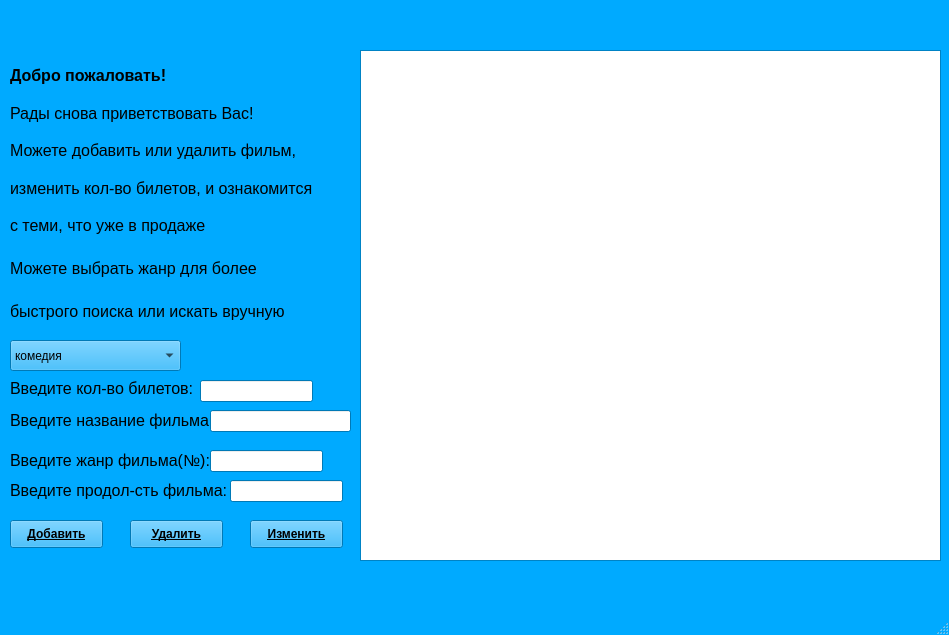
<?xml version="1.0" encoding="UTF-8"?>
<ui version="4.0">
 <class>MainWindow</class>
 <widget class="QMainWindow" name="MainWindow">
  <property name="geometry">
   <rect>
    <x>0</x>
    <y>0</y>
    <width>949</width>
    <height>635</height>
   </rect>
  </property>
  <property name="palette">
   <palette>
    <active>
     <colorrole role="WindowText">
      <brush brushstyle="SolidPattern">
       <color alpha="255">
        <red>0</red>
        <green>0</green>
        <blue>0</blue>
       </color>
      </brush>
     </colorrole>
     <colorrole role="Button">
      <brush brushstyle="SolidPattern">
       <color alpha="255">
        <red>0</red>
        <green>170</green>
        <blue>255</blue>
       </color>
      </brush>
     </colorrole>
     <colorrole role="Light">
      <brush brushstyle="SolidPattern">
       <color alpha="255">
        <red>127</red>
        <green>213</green>
        <blue>255</blue>
       </color>
      </brush>
     </colorrole>
     <colorrole role="Midlight">
      <brush brushstyle="SolidPattern">
       <color alpha="255">
        <red>63</red>
        <green>191</green>
        <blue>255</blue>
       </color>
      </brush>
     </colorrole>
     <colorrole role="Dark">
      <brush brushstyle="SolidPattern">
       <color alpha="255">
        <red>0</red>
        <green>85</green>
        <blue>127</blue>
       </color>
      </brush>
     </colorrole>
     <colorrole role="Mid">
      <brush brushstyle="SolidPattern">
       <color alpha="255">
        <red>0</red>
        <green>113</green>
        <blue>170</blue>
       </color>
      </brush>
     </colorrole>
     <colorrole role="Text">
      <brush brushstyle="SolidPattern">
       <color alpha="255">
        <red>0</red>
        <green>0</green>
        <blue>0</blue>
       </color>
      </brush>
     </colorrole>
     <colorrole role="BrightText">
      <brush brushstyle="SolidPattern">
       <color alpha="255">
        <red>255</red>
        <green>255</green>
        <blue>255</blue>
       </color>
      </brush>
     </colorrole>
     <colorrole role="ButtonText">
      <brush brushstyle="SolidPattern">
       <color alpha="255">
        <red>0</red>
        <green>0</green>
        <blue>0</blue>
       </color>
      </brush>
     </colorrole>
     <colorrole role="Base">
      <brush brushstyle="SolidPattern">
       <color alpha="255">
        <red>255</red>
        <green>255</green>
        <blue>255</blue>
       </color>
      </brush>
     </colorrole>
     <colorrole role="Window">
      <brush brushstyle="SolidPattern">
       <color alpha="255">
        <red>0</red>
        <green>170</green>
        <blue>255</blue>
       </color>
      </brush>
     </colorrole>
     <colorrole role="Shadow">
      <brush brushstyle="SolidPattern">
       <color alpha="255">
        <red>0</red>
        <green>0</green>
        <blue>0</blue>
       </color>
      </brush>
     </colorrole>
     <colorrole role="AlternateBase">
      <brush brushstyle="SolidPattern">
       <color alpha="255">
        <red>127</red>
        <green>212</green>
        <blue>255</blue>
       </color>
      </brush>
     </colorrole>
     <colorrole role="ToolTipBase">
      <brush brushstyle="SolidPattern">
       <color alpha="255">
        <red>255</red>
        <green>255</green>
        <blue>220</blue>
       </color>
      </brush>
     </colorrole>
     <colorrole role="ToolTipText">
      <brush brushstyle="SolidPattern">
       <color alpha="255">
        <red>0</red>
        <green>0</green>
        <blue>0</blue>
       </color>
      </brush>
     </colorrole>
    </active>
    <inactive>
     <colorrole role="WindowText">
      <brush brushstyle="SolidPattern">
       <color alpha="255">
        <red>0</red>
        <green>0</green>
        <blue>0</blue>
       </color>
      </brush>
     </colorrole>
     <colorrole role="Button">
      <brush brushstyle="SolidPattern">
       <color alpha="255">
        <red>0</red>
        <green>170</green>
        <blue>255</blue>
       </color>
      </brush>
     </colorrole>
     <colorrole role="Light">
      <brush brushstyle="SolidPattern">
       <color alpha="255">
        <red>127</red>
        <green>213</green>
        <blue>255</blue>
       </color>
      </brush>
     </colorrole>
     <colorrole role="Midlight">
      <brush brushstyle="SolidPattern">
       <color alpha="255">
        <red>63</red>
        <green>191</green>
        <blue>255</blue>
       </color>
      </brush>
     </colorrole>
     <colorrole role="Dark">
      <brush brushstyle="SolidPattern">
       <color alpha="255">
        <red>0</red>
        <green>85</green>
        <blue>127</blue>
       </color>
      </brush>
     </colorrole>
     <colorrole role="Mid">
      <brush brushstyle="SolidPattern">
       <color alpha="255">
        <red>0</red>
        <green>113</green>
        <blue>170</blue>
       </color>
      </brush>
     </colorrole>
     <colorrole role="Text">
      <brush brushstyle="SolidPattern">
       <color alpha="255">
        <red>0</red>
        <green>0</green>
        <blue>0</blue>
       </color>
      </brush>
     </colorrole>
     <colorrole role="BrightText">
      <brush brushstyle="SolidPattern">
       <color alpha="255">
        <red>255</red>
        <green>255</green>
        <blue>255</blue>
       </color>
      </brush>
     </colorrole>
     <colorrole role="ButtonText">
      <brush brushstyle="SolidPattern">
       <color alpha="255">
        <red>0</red>
        <green>0</green>
        <blue>0</blue>
       </color>
      </brush>
     </colorrole>
     <colorrole role="Base">
      <brush brushstyle="SolidPattern">
       <color alpha="255">
        <red>255</red>
        <green>255</green>
        <blue>255</blue>
       </color>
      </brush>
     </colorrole>
     <colorrole role="Window">
      <brush brushstyle="SolidPattern">
       <color alpha="255">
        <red>0</red>
        <green>170</green>
        <blue>255</blue>
       </color>
      </brush>
     </colorrole>
     <colorrole role="Shadow">
      <brush brushstyle="SolidPattern">
       <color alpha="255">
        <red>0</red>
        <green>0</green>
        <blue>0</blue>
       </color>
      </brush>
     </colorrole>
     <colorrole role="AlternateBase">
      <brush brushstyle="SolidPattern">
       <color alpha="255">
        <red>127</red>
        <green>212</green>
        <blue>255</blue>
       </color>
      </brush>
     </colorrole>
     <colorrole role="ToolTipBase">
      <brush brushstyle="SolidPattern">
       <color alpha="255">
        <red>255</red>
        <green>255</green>
        <blue>220</blue>
       </color>
      </brush>
     </colorrole>
     <colorrole role="ToolTipText">
      <brush brushstyle="SolidPattern">
       <color alpha="255">
        <red>0</red>
        <green>0</green>
        <blue>0</blue>
       </color>
      </brush>
     </colorrole>
    </inactive>
    <disabled>
     <colorrole role="WindowText">
      <brush brushstyle="SolidPattern">
       <color alpha="255">
        <red>0</red>
        <green>85</green>
        <blue>127</blue>
       </color>
      </brush>
     </colorrole>
     <colorrole role="Button">
      <brush brushstyle="SolidPattern">
       <color alpha="255">
        <red>0</red>
        <green>170</green>
        <blue>255</blue>
       </color>
      </brush>
     </colorrole>
     <colorrole role="Light">
      <brush brushstyle="SolidPattern">
       <color alpha="255">
        <red>127</red>
        <green>213</green>
        <blue>255</blue>
       </color>
      </brush>
     </colorrole>
     <colorrole role="Midlight">
      <brush brushstyle="SolidPattern">
       <color alpha="255">
        <red>63</red>
        <green>191</green>
        <blue>255</blue>
       </color>
      </brush>
     </colorrole>
     <colorrole role="Dark">
      <brush brushstyle="SolidPattern">
       <color alpha="255">
        <red>0</red>
        <green>85</green>
        <blue>127</blue>
       </color>
      </brush>
     </colorrole>
     <colorrole role="Mid">
      <brush brushstyle="SolidPattern">
       <color alpha="255">
        <red>0</red>
        <green>113</green>
        <blue>170</blue>
       </color>
      </brush>
     </colorrole>
     <colorrole role="Text">
      <brush brushstyle="SolidPattern">
       <color alpha="255">
        <red>0</red>
        <green>85</green>
        <blue>127</blue>
       </color>
      </brush>
     </colorrole>
     <colorrole role="BrightText">
      <brush brushstyle="SolidPattern">
       <color alpha="255">
        <red>255</red>
        <green>255</green>
        <blue>255</blue>
       </color>
      </brush>
     </colorrole>
     <colorrole role="ButtonText">
      <brush brushstyle="SolidPattern">
       <color alpha="255">
        <red>0</red>
        <green>85</green>
        <blue>127</blue>
       </color>
      </brush>
     </colorrole>
     <colorrole role="Base">
      <brush brushstyle="SolidPattern">
       <color alpha="255">
        <red>0</red>
        <green>170</green>
        <blue>255</blue>
       </color>
      </brush>
     </colorrole>
     <colorrole role="Window">
      <brush brushstyle="SolidPattern">
       <color alpha="255">
        <red>0</red>
        <green>170</green>
        <blue>255</blue>
       </color>
      </brush>
     </colorrole>
     <colorrole role="Shadow">
      <brush brushstyle="SolidPattern">
       <color alpha="255">
        <red>0</red>
        <green>0</green>
        <blue>0</blue>
       </color>
      </brush>
     </colorrole>
     <colorrole role="AlternateBase">
      <brush brushstyle="SolidPattern">
       <color alpha="255">
        <red>0</red>
        <green>170</green>
        <blue>255</blue>
       </color>
      </brush>
     </colorrole>
     <colorrole role="ToolTipBase">
      <brush brushstyle="SolidPattern">
       <color alpha="255">
        <red>255</red>
        <green>255</green>
        <blue>220</blue>
       </color>
      </brush>
     </colorrole>
     <colorrole role="ToolTipText">
      <brush brushstyle="SolidPattern">
       <color alpha="255">
        <red>0</red>
        <green>0</green>
        <blue>0</blue>
       </color>
      </brush>
     </colorrole>
    </disabled>
   </palette>
  </property>
  <property name="windowTitle">
   <string>MainWindow</string>
  </property>
  <widget class="QWidget" name="centralwidget">
   <widget class="QComboBox" name="comboBox">
    <property name="geometry">
     <rect>
      <x>10</x>
      <y>340</y>
      <width>171</width>
      <height>31</height>
     </rect>
    </property>
    <item>
     <property name="text">
      <string>комедия</string>
     </property>
    </item>
    <item>
     <property name="text">
      <string>нуар</string>
     </property>
    </item>
    <item>
     <property name="text">
      <string>ужасы</string>
     </property>
    </item>
    <item>
     <property name="text">
      <string>драма</string>
     </property>
    </item>
    <item>
     <property name="text">
      <string>мелодрама</string>
     </property>
    </item>
    <item>
     <property name="text">
      <string>детектив</string>
     </property>
    </item>
    <item>
     <property name="text">
      <string>документальный</string>
     </property>
    </item>
    <item>
     <property name="text">
      <string>музыка</string>
     </property>
    </item>
    <item>
     <property name="text">
      <string>фантастика</string>
     </property>
    </item>
    <item>
     <property name="text">
      <string>анимация</string>
     </property>
    </item>
    <item>
     <property name="text">
      <string>биография</string>
     </property>
    </item>
    <item>
     <property name="text">
      <string>боевик</string>
     </property>
    </item>
    <item>
     <property name="text">
      <string>приключения</string>
     </property>
    </item>
    <item>
     <property name="text">
      <string>война</string>
     </property>
    </item>
    <item>
     <property name="text">
      <string>семейный</string>
     </property>
    </item>
    <item>
     <property name="text">
      <string>триллер</string>
     </property>
    </item>
    <item>
     <property name="text">
      <string>фэнтези</string>
     </property>
    </item>
    <item>
     <property name="text">
      <string>вестерн</string>
     </property>
    </item>
    <item>
     <property name="text">
      <string>мистика</string>
     </property>
    </item>
    <item>
     <property name="text">
      <string>исторический</string>
     </property>
    </item>
    <item>
     <property name="text">
      <string>короткометражный</string>
     </property>
    </item>
    <item>
     <property name="text">
      <string>мюзикл</string>
     </property>
    </item>
   </widget>
   <widget class="QTableView" name="tableView">
    <property name="geometry">
     <rect>
      <x>360</x>
      <y>50</y>
      <width>581</width>
      <height>511</height>
     </rect>
    </property>
   </widget>
   <widget class="QWidget" name="verticalLayoutWidget">
    <property name="geometry">
     <rect>
      <x>10</x>
      <y>60</y>
      <width>357</width>
      <height>181</height>
     </rect>
    </property>
    <layout class="QVBoxLayout" name="verticalLayout">
     <item>
      <widget class="QLabel" name="label_2">
       <property name="font">
        <font>
         <pointsize>12</pointsize>
         <weight>75</weight>
         <bold>true</bold>
        </font>
       </property>
       <property name="text">
        <string>Добро пожаловать!</string>
       </property>
      </widget>
     </item>
     <item>
      <widget class="QLabel" name="label">
       <property name="font">
        <font>
         <pointsize>12</pointsize>
        </font>
       </property>
       <property name="text">
        <string>Рады снова приветствовать Вас!</string>
       </property>
      </widget>
     </item>
     <item>
      <widget class="QLabel" name="label_3">
       <property name="font">
        <font>
         <pointsize>12</pointsize>
        </font>
       </property>
       <property name="text">
        <string>Можете добавить или удалить фильм,</string>
       </property>
      </widget>
     </item>
     <item>
      <widget class="QLabel" name="label_4">
       <property name="font">
        <font>
         <pointsize>12</pointsize>
        </font>
       </property>
       <property name="text">
        <string>изменить кол-во билетов, и ознакомится</string>
       </property>
      </widget>
     </item>
     <item>
      <widget class="QLabel" name="label_11">
       <property name="font">
        <font>
         <pointsize>12</pointsize>
        </font>
       </property>
       <property name="text">
        <string>с теми, что уже в продаже</string>
       </property>
      </widget>
     </item>
    </layout>
   </widget>
   <widget class="QWidget" name="verticalLayoutWidget_2">
    <property name="geometry">
     <rect>
      <x>10</x>
      <y>250</y>
      <width>301</width>
      <height>80</height>
     </rect>
    </property>
    <layout class="QVBoxLayout" name="verticalLayout_2">
     <item>
      <widget class="QLabel" name="label_6">
       <property name="font">
        <font>
         <pointsize>12</pointsize>
        </font>
       </property>
       <property name="text">
        <string>Можете выбрать жанр для более </string>
       </property>
      </widget>
     </item>
     <item>
      <widget class="QLabel" name="label_7">
       <property name="font">
        <font>
         <pointsize>12</pointsize>
        </font>
       </property>
       <property name="text">
        <string>быстрого поиска или искать вручную</string>
       </property>
      </widget>
     </item>
    </layout>
   </widget>
   <widget class="QPushButton" name="pushButton">
    <property name="geometry">
     <rect>
      <x>10</x>
      <y>520</y>
      <width>93</width>
      <height>28</height>
     </rect>
    </property>
    <property name="font">
     <font>
      <weight>75</weight>
      <bold>true</bold>
      <underline>true</underline>
     </font>
    </property>
    <property name="text">
     <string>Добавить</string>
    </property>
   </widget>
   <widget class="QLabel" name="label_5">
    <property name="geometry">
     <rect>
      <x>10</x>
      <y>380</y>
      <width>191</width>
      <height>16</height>
     </rect>
    </property>
    <property name="font">
     <font>
      <pointsize>12</pointsize>
     </font>
    </property>
    <property name="text">
     <string>Введите кол-во билетов:</string>
    </property>
   </widget>
   <widget class="QLineEdit" name="lineEdit">
    <property name="geometry">
     <rect>
      <x>200</x>
      <y>380</y>
      <width>113</width>
      <height>22</height>
     </rect>
    </property>
   </widget>
   <widget class="QLabel" name="label_8">
    <property name="geometry">
     <rect>
      <x>10</x>
      <y>410</y>
      <width>201</width>
      <height>21</height>
     </rect>
    </property>
    <property name="font">
     <font>
      <pointsize>12</pointsize>
     </font>
    </property>
    <property name="text">
     <string>Введите название фильма:</string>
    </property>
   </widget>
   <widget class="QLineEdit" name="lineEdit_2">
    <property name="geometry">
     <rect>
      <x>210</x>
      <y>410</y>
      <width>141</width>
      <height>22</height>
     </rect>
    </property>
   </widget>
   <widget class="QLabel" name="label_9">
    <property name="geometry">
     <rect>
      <x>10</x>
      <y>450</y>
      <width>201</width>
      <height>21</height>
     </rect>
    </property>
    <property name="font">
     <font>
      <pointsize>12</pointsize>
     </font>
    </property>
    <property name="text">
     <string>Введите жанр фильма(№):</string>
    </property>
   </widget>
   <widget class="QLabel" name="label_10">
    <property name="geometry">
     <rect>
      <x>10</x>
      <y>480</y>
      <width>221</width>
      <height>21</height>
     </rect>
    </property>
    <property name="font">
     <font>
      <pointsize>12</pointsize>
     </font>
    </property>
    <property name="text">
     <string>Введите продол-сть фильма:</string>
    </property>
   </widget>
   <widget class="QLineEdit" name="lineEdit_3">
    <property name="geometry">
     <rect>
      <x>210</x>
      <y>450</y>
      <width>113</width>
      <height>22</height>
     </rect>
    </property>
   </widget>
   <widget class="QLineEdit" name="lineEdit_4">
    <property name="geometry">
     <rect>
      <x>230</x>
      <y>480</y>
      <width>113</width>
      <height>22</height>
     </rect>
    </property>
   </widget>
   <widget class="QPushButton" name="pushButton_2">
    <property name="geometry">
     <rect>
      <x>130</x>
      <y>520</y>
      <width>93</width>
      <height>28</height>
     </rect>
    </property>
    <property name="font">
     <font>
      <weight>75</weight>
      <bold>true</bold>
      <underline>true</underline>
     </font>
    </property>
    <property name="text">
     <string>Удалить</string>
    </property>
   </widget>
   <widget class="QPushButton" name="pushButton_3">
    <property name="geometry">
     <rect>
      <x>250</x>
      <y>520</y>
      <width>93</width>
      <height>28</height>
     </rect>
    </property>
    <property name="font">
     <font>
      <weight>75</weight>
      <bold>true</bold>
      <underline>true</underline>
     </font>
    </property>
    <property name="text">
     <string>Изменить</string>
    </property>
   </widget>
  </widget>
  <widget class="QMenuBar" name="menubar">
   <property name="geometry">
    <rect>
     <x>0</x>
     <y>0</y>
     <width>949</width>
     <height>21</height>
    </rect>
   </property>
  </widget>
  <widget class="QStatusBar" name="statusbar"/>
 </widget>
 <resources/>
 <connections/>
</ui>
